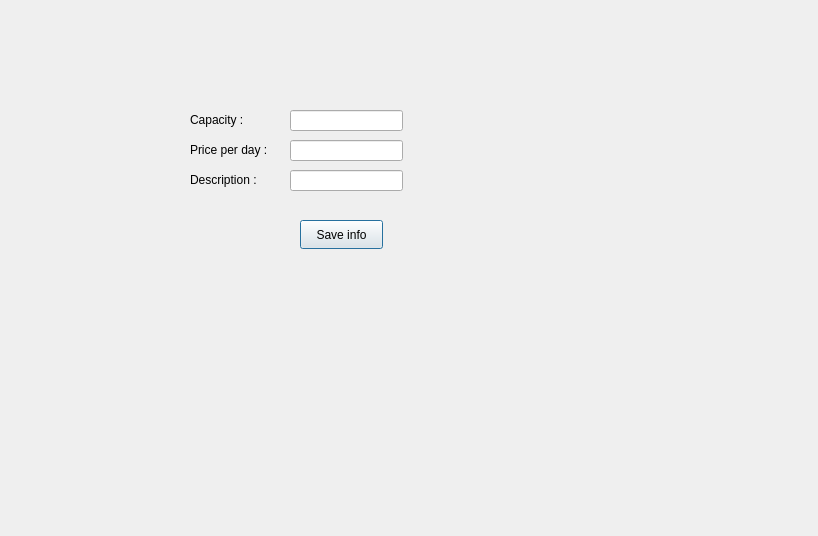
<?xml version="1.0" encoding="UTF-8"?>
<ui version="4.0">
 <class>AddNewRoom</class>
 <widget class="QDialog" name="AddNewRoom">
  <property name="geometry">
   <rect>
    <x>0</x>
    <y>0</y>
    <width>818</width>
    <height>536</height>
   </rect>
  </property>
  <property name="windowTitle">
   <string>Dialog</string>
  </property>
  <widget class="QLabel" name="label">
   <property name="geometry">
    <rect>
     <x>190</x>
     <y>110</y>
     <width>141</width>
     <height>20</height>
    </rect>
   </property>
   <property name="text">
    <string>Capacity :</string>
   </property>
  </widget>
  <widget class="QLabel" name="label_2">
   <property name="geometry">
    <rect>
     <x>190</x>
     <y>140</y>
     <width>161</width>
     <height>20</height>
    </rect>
   </property>
   <property name="text">
    <string>Price per day : </string>
   </property>
  </widget>
  <widget class="QLabel" name="label_3">
   <property name="geometry">
    <rect>
     <x>190</x>
     <y>170</y>
     <width>121</width>
     <height>20</height>
    </rect>
   </property>
   <property name="text">
    <string>Description : </string>
   </property>
  </widget>
  <widget class="QLineEdit" name="Capacity">
   <property name="geometry">
    <rect>
     <x>290</x>
     <y>110</y>
     <width>113</width>
     <height>21</height>
    </rect>
   </property>
  </widget>
  <widget class="QLineEdit" name="Price">
   <property name="geometry">
    <rect>
     <x>290</x>
     <y>140</y>
     <width>113</width>
     <height>21</height>
    </rect>
   </property>
  </widget>
  <widget class="QLineEdit" name="Description">
   <property name="geometry">
    <rect>
     <x>290</x>
     <y>170</y>
     <width>113</width>
     <height>21</height>
    </rect>
   </property>
  </widget>
  <widget class="QPushButton" name="saveroom">
   <property name="geometry">
    <rect>
     <x>300</x>
     <y>220</y>
     <width>83</width>
     <height>29</height>
    </rect>
   </property>
   <property name="text">
    <string>Save info</string>
   </property>
  </widget>
 </widget>
 <resources/>
 <connections/>
</ui>
